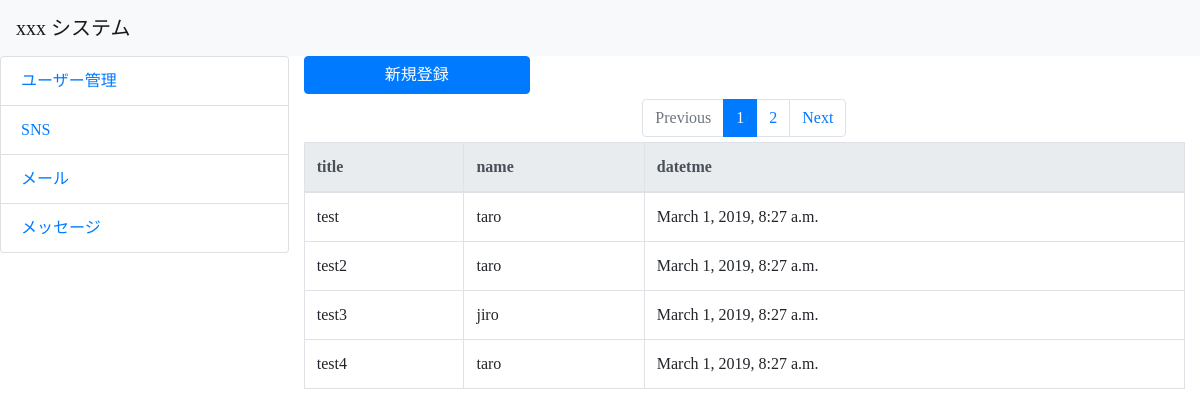
Page /hello/message on the earlier database version.
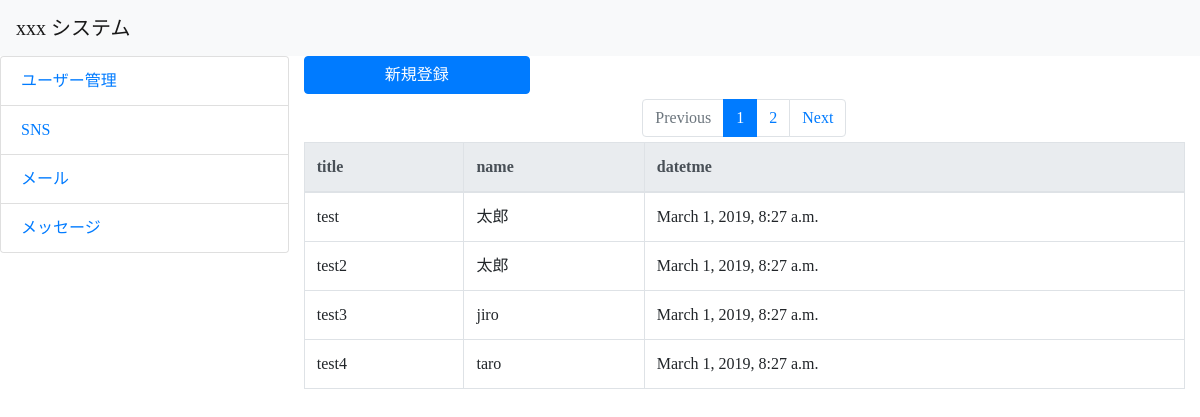
Same page on the later database version.
### hello/models.py (models this page shows, shortened)
class Message(models.Model):
    friend = models.ForeignKey(Friend, on_delete = models.CASCADE)
    title = models.CharField(max_length=100)
    content = models.CharField(max_length=300)
    pub_date = models.DateTimeField(auto_now_add=True)
    class Meta:
        ordering = ('pub_date', )

class Friend(models.Model):
    name = models.CharField(max_length=100)
    mail = models.EmailField(max_length=200)
    gender = models.BooleanField()
    age = models.IntegerField(validators=[ \
          MinValueValidator(0), \
          MaxValueValidator(150)])
    birthday = models.DateField()

### hello/views.py (the view)
# urls.py: path('message', views.MessageListView.as_view(), name = 'message'),
class MessageListView(ListView):
    model = Message
    template_name = 'hello/message.html'
    paginate_by = 4
    def get_context_data(self, **kwargs):
        context = super().get_context_data(**kwargs)
        context["title"] = "メッセージ一覧画面"
        return context

### hello/templates/hello/message.html
{% extends "layout.html" %}
{% block content %}
<input
    class="btn btn-primary"
    onclick="location.href='{% url 'hello:message:create' %}'"
    value="新規登録">
{% include 'includes/pagination.html' %}
<table class="table table-condensed table-bordered table-hover">
    <thead class="thead-light">
        <tr class="active">
            <th>title</th>
            <th>name</th>
            <th>datetme</th>
        </tr>
    </thead>
    <tbody>
        {% for item in object_list %}
            <tr>
                <td>{{item.title}}</td>
                <td>{{item.friend.name}}</td>
                <td>{{item.pub_date}}</td>
            </tr>
        {% endfor %}
    </tbody>
</table>
{% endblock %}

Differences in the rows shown:
changed through a linked row, Message "test": friend.name "taro" → "太郎"
changed through a linked row, Message "test2": friend.name "taro" → "太郎"
